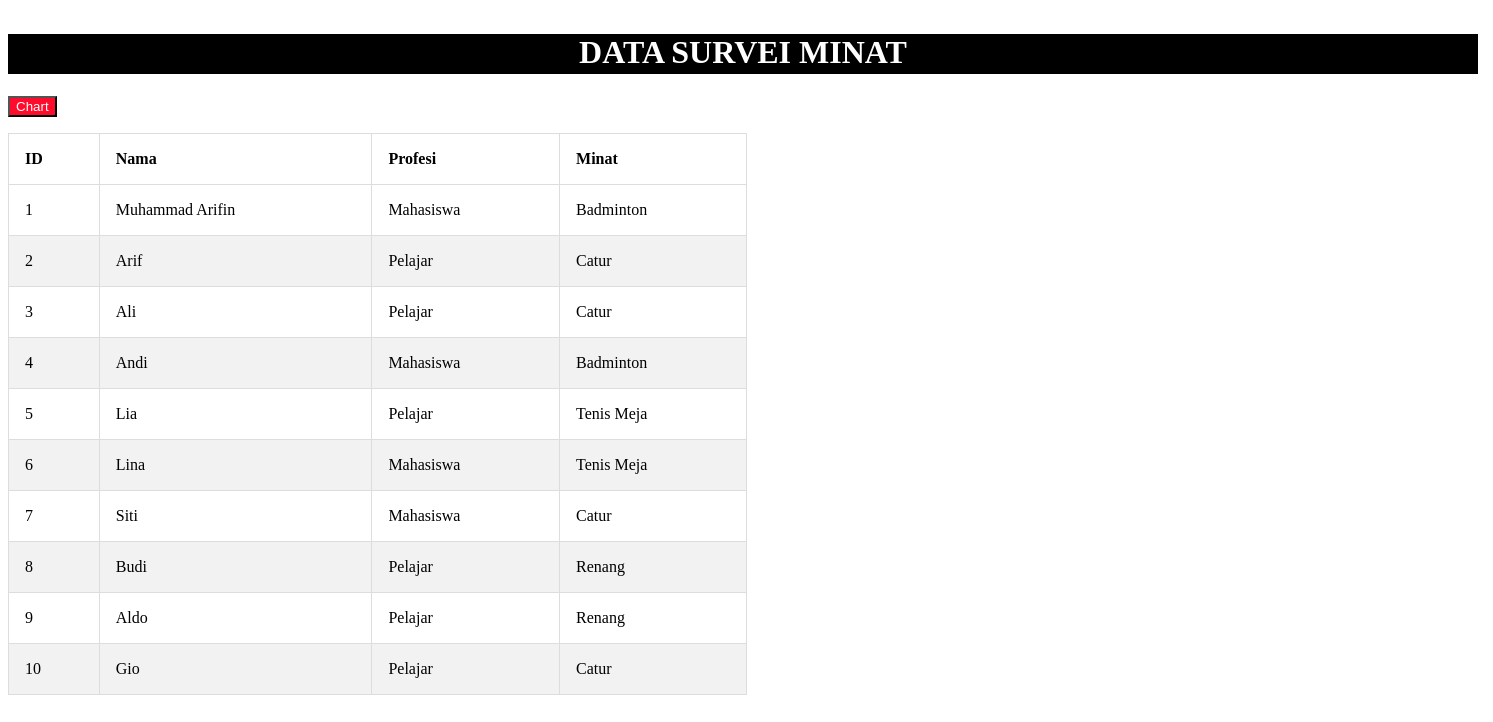
The page / on the database its author committed.
### tables this page shows
CREATE TABLE `peminat` (
  `id` int(6) NOT NULL,
  `nama` varchar(50) NOT NULL,
  `profesi` varchar(10) NOT NULL,
  `minat` varchar(20) NOT NULL
);

### index.php (the view, shortened to what this page needs)
<html>
<head>
<link rel="stylesheet" href="style.css">
</head>
<body>
    <div class="row">
        <div class = "column">
         <h1 style="background-color: black; width:1470px; height:40px; color:white;">Data Survei Minat</h1>
         <form method="get" action="chart.php">
         <input style="background-color: #ff0b2b; color: #fff;" type="submit" value="Chart" /></form>
            <table border="1" align = "left">
                <thead>
                    <tr>
                        <th>ID</th>
                        <th>Nama</th>
                        <th>Profesi</th>
                        <th>Minat</th>
                    </tr>
                </thead>
                    <?php
                       require 'koneksi.php';
                        $view = $koneksi -> query("SELECT * FROM peminat");
                        while($row=$view->fetch_array()){
                    ?>
                     <tr>
                          <td><?php echo $row['id']; ?></td>
                          <td><?php echo $row['nama']; ?></td>
                          <td><?php echo $row['profesi']; ?></td>
                          <td><?php echo $row['minat']; ?></td>
                     </tr>
                        <?php }?>
            </table>
        </div>
    </div>
</body>
</html>

### style.css (style rules this page uses)
* { box-sizing: border-box; }
h1 { text-align: center; text-transform: uppercase; }
.row { display: flex; margin-left:-5px; margin-right:-5px; }
.column { flex: 50%; padding: 5px; }
table { border-collapse: collapse; border-spacing: 0; width: 50%; border: 1px solid #ddd; }
th, td { text-align: left; padding: 16px; }
tr:nth-child(even) { background-color: #f2f2f2; }

### rows shown on the page
peminat: id "1", nama "Muhammad Arifin", profesi "Mahasiswa", minat "Badminton"
peminat: id "2", nama "Arif", profesi "Pelajar", minat "Catur"
peminat: id "3", nama "Ali", profesi "Pelajar", minat "Catur"
peminat: id "4", nama "Andi", profesi "Mahasiswa", minat "Badminton"
peminat: id "5", nama "Lia", profesi "Pelajar", minat "Tenis Meja"
peminat: id "6", nama "Lina", profesi "Mahasiswa", minat "Tenis Meja"
peminat: id "7", nama "Siti", profesi "Mahasiswa", minat "Catur"
peminat: id "8", nama "Budi", profesi "Pelajar", minat "Renang"
peminat: id "9", nama "Aldo", profesi "Pelajar", minat "Renang"
peminat: id "10", nama "Gio", profesi "Pelajar", minat "Catur"
